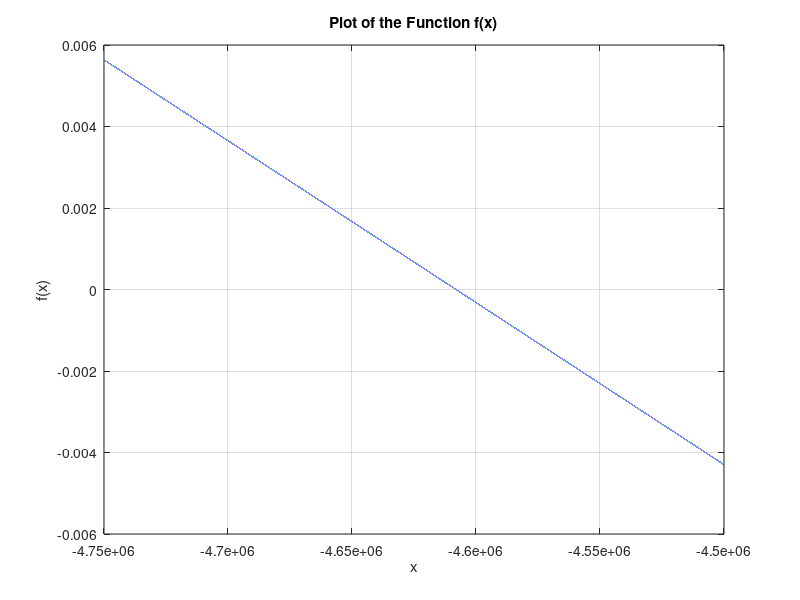

The MATLAB script that drew this image: (Note: this script raises an error after producing the figure.)
% This is a script to compare the Pyhton and Mathematica results regarding
% the computation of alpha (file n°6)

% Define the parameters
R0 = 8.5;
eta_val =  1.8958e8;
mu_val = 2.3446e9;
lambda_t = 3.6;

% Define the function f(x)
f = @(x) -1 + R0 * sqrt((eta_val + x)/mu_val) * cot(R0 * sqrt((eta_val + x)/mu_val)) + (3 * R0)/(2* lambda_t);

% Define the range of x values:
x = linspace(-475e4, -450e4, 100000);
% Initialize a new array y:
y = zeros(size(x));

% Fill the array y with the values of f(x):
for i = 1:length(x) % So we make sure that they have the same dimensionality
    y(i) = f(x(i));
end

% Plot the function
figure;
plot(x, y);
xlabel('x');
ylabel('f(x)');
title('Plot of the Function f(x)');
grid on;

% Let's also check where is the zero:
x0 = 1; % It's the initial guess
x_zero = fzero(f, x0);

fprintf('The zero of f is at x = %.4f\n', x_zero);
